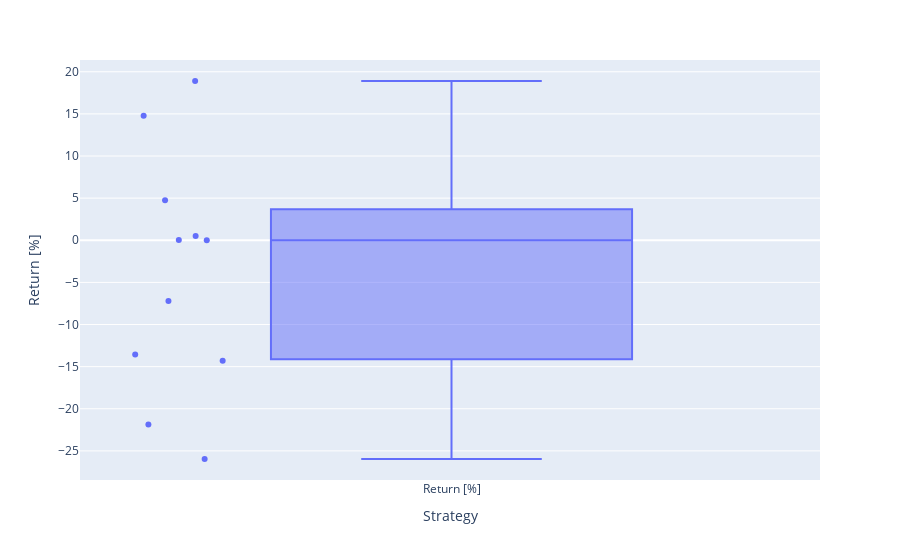

The notebook cell saved with this chart:
### Code cell
#取引ない月込み
fig = px.box(df["Return [%]"], points = "all")
fig.update_layout(
    xaxis_title = "Strategy",
    yaxis_title = "Return [%]"
)
fig.show()

### Figure 1 — Plotly figure (JSON) as saved in the notebook; plotly's stock layout.template omitted (floating-point values rounded to 4 significant figures)
{"data": [{"alignmentgroup": "True", "boxpoints": "all", "hovertemplate": "variable=%{x}<br>value=%{y}<extra></extra>", "legendgroup": "", "marker": {"color": "#636efa"}, "name": "", "notched": false, "offsetgroup": "", "orientation": "v", "showlegend": false, "type": "box", "x": ["Return [%]", "Return [%]", "Return [%]", "Return [%]", "Return [%]", "Return [%]", "Return [%]", "Return [%]", "Return [%]", "Return [%]", "Return [%]"], "x0": " ", "xaxis": "x", "y": [0, 0.03128, -25.96, 4.751, 0.5014, 18.9, -13.57, -21.87, -7.213, 14.79, -14.29], "y0": " ", "yaxis": "y"}], "layout": {"boxmode": "group", "legend": {"tracegroupgap": 0}, "margin": {"t": 60}, "xaxis": {"anchor": "y", "domain": [0, 1], "title": {"text": "Strategy"}}, "yaxis": {"anchor": "x", "domain": [0, 1], "title": {"text": "Return [%]"}}}}
